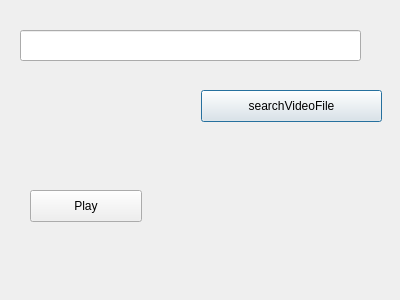
<?xml version="1.0" encoding="UTF-8"?>
<ui version="4.0">
 <class>playVideoDialog</class>
 <widget class="QDialog" name="playVideoDialog">
  <property name="geometry">
   <rect>
    <x>0</x>
    <y>0</y>
    <width>400</width>
    <height>300</height>
   </rect>
  </property>
  <property name="windowTitle">
   <string>Dialog</string>
  </property>
  <widget class="QPushButton" name="searchVideoFileButton">
   <property name="geometry">
    <rect>
     <x>201</x>
     <y>90</y>
     <width>181</width>
     <height>32</height>
    </rect>
   </property>
   <property name="text">
    <string>searchVideoFile</string>
   </property>
  </widget>
  <widget class="QLineEdit" name="videoFilePathLineEdit">
   <property name="geometry">
    <rect>
     <x>20</x>
     <y>30</y>
     <width>341</width>
     <height>31</height>
    </rect>
   </property>
   <property name="readOnly">
    <bool>true</bool>
   </property>
  </widget>
  <widget class="QPushButton" name="playButton">
   <property name="geometry">
    <rect>
     <x>30</x>
     <y>190</y>
     <width>112</width>
     <height>32</height>
    </rect>
   </property>
   <property name="text">
    <string>Play</string>
   </property>
  </widget>
 </widget>
 <resources/>
 <connections/>
</ui>
